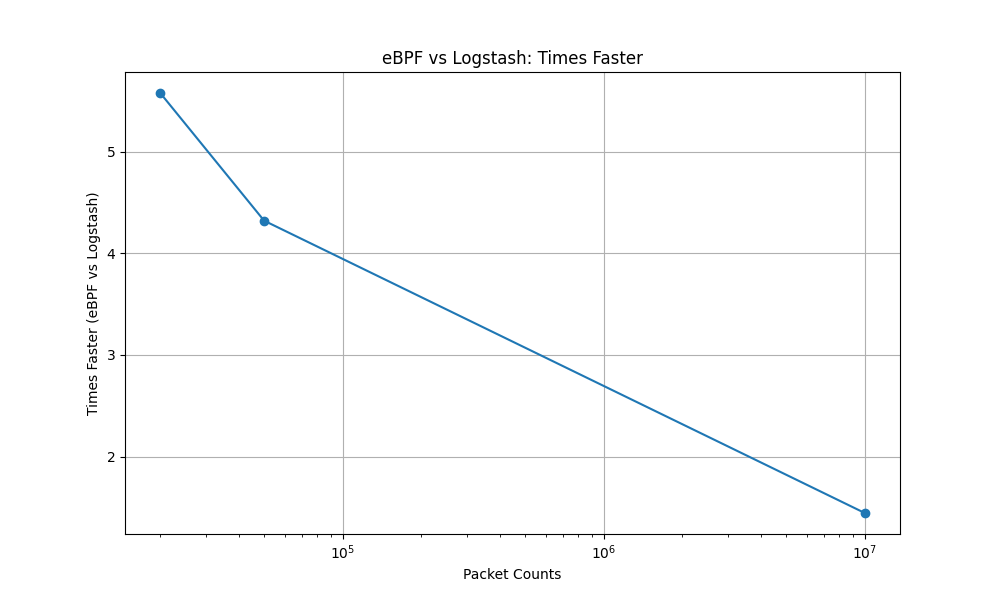

Here is the Python script that generated this plot:
import matplotlib.pyplot as plt

# Packet counts
packet_counts = [20000, 50000, 10000000]

# Times faster eBPF is than Logstash
times_faster = [5.579, 4.322, 1.444]

# Plotting
plt.figure(figsize=(10, 6))

plt.plot(packet_counts, times_faster, marker='o')

plt.title('eBPF vs Logstash: Times Faster')
plt.xlabel('Packet Counts')
plt.ylabel('Times Faster (eBPF vs Logstash)')
plt.xscale('log')
plt.grid(True)

plt.savefig('howMuchFaster.png')